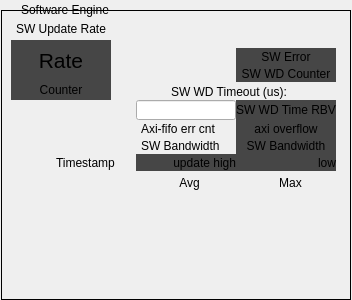
<?xml version="1.0" encoding="UTF-8"?>
<ui version="4.0">
 <class>Form</class>
 <widget class="QWidget" name="Form">
  <property name="geometry">
   <rect>
    <x>0</x>
    <y>0</y>
    <width>352</width>
    <height>300</height>
   </rect>
  </property>
  <property name="windowTitle">
   <string>Form</string>
  </property>
  <widget class="QFrame" name="frame">
   <property name="geometry">
    <rect>
     <x>1</x>
     <y>10</y>
     <width>350</width>
     <height>290</height>
    </rect>
   </property>
   <property name="frameShape">
    <enum>QFrame::Box</enum>
   </property>
   <property name="frameShadow">
    <enum>QFrame::Plain</enum>
   </property>
   <widget class="PyDMLabel" name="PyDMLabel">
    <property name="geometry">
     <rect>
      <x>10</x>
      <y>30</y>
      <width>100</width>
      <height>40</height>
     </rect>
    </property>
    <property name="font">
     <font>
      <pointsize>16</pointsize>
     </font>
    </property>
    <property name="toolTip">
     <string/>
    </property>
    <property name="styleSheet">
     <string notr="true">background-color: rgb(70, 70, 70);</string>
    </property>
    <property name="text">
     <string>Rate</string>
    </property>
    <property name="alignment">
     <set>Qt::AlignCenter</set>
    </property>
    <property name="showUnits" stdset="0">
     <bool>true</bool>
    </property>
    <property name="alarmSensitiveContent" stdset="0">
     <bool>true</bool>
    </property>
    <property name="channel" stdset="0">
     <string>ca://${P}:SW_UPDATE_RATE</string>
    </property>
   </widget>
   <widget class="QLabel" name="label_2">
    <property name="geometry">
     <rect>
      <x>5</x>
      <y>10</y>
      <width>110</width>
      <height>17</height>
     </rect>
    </property>
    <property name="text">
     <string>SW Update Rate</string>
    </property>
    <property name="alignment">
     <set>Qt::AlignCenter</set>
    </property>
   </widget>
   <widget class="PyDMLabel" name="PyDMLabel_2">
    <property name="geometry">
     <rect>
      <x>10</x>
      <y>70</y>
      <width>100</width>
      <height>20</height>
     </rect>
    </property>
    <property name="font">
     <font>
      <pointsize>9</pointsize>
     </font>
    </property>
    <property name="toolTip">
     <string/>
    </property>
    <property name="styleSheet">
     <string notr="true">background-color: rgb(70, 70, 70);</string>
    </property>
    <property name="text">
     <string>Counter</string>
    </property>
    <property name="alignment">
     <set>Qt::AlignCenter</set>
    </property>
    <property name="showUnits" stdset="0">
     <bool>false</bool>
    </property>
    <property name="alarmSensitiveContent" stdset="0">
     <bool>true</bool>
    </property>
    <property name="channel" stdset="0">
     <string>ca://${P}:SW_UPDATE_COUNTER</string>
    </property>
   </widget>
   <widget class="PyDMEmbeddedDisplay" name="PyDMEmbeddedDisplay">
    <property name="geometry">
     <rect>
      <x>10</x>
      <y>180</y>
      <width>330</width>
      <height>20</height>
     </rect>
    </property>
    <property name="toolTip">
     <string/>
    </property>
    <property name="frameShape">
     <enum>QFrame::NoFrame</enum>
    </property>
    <property name="macros" stdset="0">
     <string>{&quot;P&quot;:&quot;${P}&quot;,&quot;TEXT&quot;:&quot;Input Eval Duration&quot;,&quot;PARAM&quot;:&quot;EVAL&quot;,&quot;PARAM2&quot;:&quot;TIME&quot;}</string>
    </property>
    <property name="filename" stdset="0">
     <string>$PYDM/mps/cn_time_detail_embed.ui</string>
    </property>
   </widget>
   <widget class="PyDMEmbeddedDisplay" name="PyDMEmbeddedDisplay_2">
    <property name="geometry">
     <rect>
      <x>10</x>
      <y>200</y>
      <width>330</width>
      <height>20</height>
     </rect>
    </property>
    <property name="toolTip">
     <string/>
    </property>
    <property name="frameShape">
     <enum>QFrame::NoFrame</enum>
    </property>
    <property name="macros" stdset="0">
     <string>{&quot;P&quot;:&quot;${P}&quot;,&quot;TEXT&quot;:&quot;Input Update Duration&quot;,&quot;PARAM&quot;:&quot;UPDATE&quot;,&quot;PARAM2&quot;:&quot;TIME&quot;}</string>
    </property>
    <property name="filename" stdset="0">
     <string>$PYDM/mps/cn_time_detail_embed.ui</string>
    </property>
   </widget>
   <widget class="PyDMEmbeddedDisplay" name="PyDMEmbeddedDisplay_3">
    <property name="geometry">
     <rect>
      <x>10</x>
      <y>220</y>
      <width>330</width>
      <height>20</height>
     </rect>
    </property>
    <property name="toolTip">
     <string/>
    </property>
    <property name="frameShape">
     <enum>QFrame::NoFrame</enum>
    </property>
    <property name="macros" stdset="0">
     <string>{&quot;P&quot;:&quot;${P}&quot;,&quot;TEXT&quot;:&quot;360 Hz Cycle Duration&quot;,&quot;PARAM&quot;:&quot;EVALCYCLE&quot;,&quot;PARAM2&quot;:&quot;TIME&quot;}</string>
    </property>
    <property name="filename" stdset="0">
     <string>$PYDM/mps/cn_time_detail_embed.ui</string>
    </property>
   </widget>
   <widget class="PyDMEmbeddedDisplay" name="PyDMEmbeddedDisplay_4">
    <property name="geometry">
     <rect>
      <x>10</x>
      <y>240</y>
      <width>330</width>
      <height>20</height>
     </rect>
    </property>
    <property name="toolTip">
     <string/>
    </property>
    <property name="frameShape">
     <enum>QFrame::NoFrame</enum>
    </property>
    <property name="macros" stdset="0">
     <string>{&quot;P&quot;:&quot;${P}&quot;,&quot;TEXT&quot;:&quot;FW Update Period&quot;,&quot;PARAM&quot;:&quot;FWUPDATE&quot;,&quot;PARAM2&quot;:&quot;PERIOD&quot;}</string>
    </property>
    <property name="filename" stdset="0">
     <string>$PYDM/mps/cn_time_detail_embed.ui</string>
    </property>
   </widget>
   <widget class="PyDMEmbeddedDisplay" name="PyDMEmbeddedDisplay_5">
    <property name="geometry">
     <rect>
      <x>10</x>
      <y>260</y>
      <width>330</width>
      <height>20</height>
     </rect>
    </property>
    <property name="toolTip">
     <string/>
    </property>
    <property name="frameShape">
     <enum>QFrame::NoFrame</enum>
    </property>
    <property name="macros" stdset="0">
     <string>{&quot;P&quot;:&quot;${P}&quot;,&quot;TEXT&quot;:&quot;WD Update Period&quot;,&quot;PARAM&quot;:&quot;WDUPDATE&quot;,&quot;PARAM2&quot;:&quot;PERIOD&quot;}</string>
    </property>
    <property name="filename" stdset="0">
     <string>$PYDM/mps/cn_time_detail_embed.ui</string>
    </property>
   </widget>
   <widget class="PyDMByteIndicator" name="PyDMByteIndicator">
    <property name="geometry">
     <rect>
      <x>140</x>
      <y>5</y>
      <width>124</width>
      <height>15</height>
     </rect>
    </property>
    <property name="font">
     <font>
      <pointsize>8</pointsize>
     </font>
    </property>
    <property name="toolTip">
     <string/>
    </property>
    <property name="channel" stdset="0">
     <string>ca://${P}:SoftwareBusy</string>
    </property>
    <property name="onColor" stdset="0">
     <color>
      <red>255</red>
      <green>0</green>
      <blue>0</blue>
     </color>
    </property>
    <property name="circles" stdset="0">
     <bool>true</bool>
    </property>
    <property name="labels" stdset="0">
     <stringlist>
      <string>SW engine busy</string>
     </stringlist>
    </property>
   </widget>
   <widget class="PyDMByteIndicator" name="PyDMByteIndicator_2">
    <property name="geometry">
     <rect>
      <x>140</x>
      <y>39</y>
      <width>71</width>
      <height>15</height>
     </rect>
    </property>
    <property name="toolTip">
     <string/>
    </property>
    <property name="channel" stdset="0">
     <string>ca://${P}:SoftwareLossError</string>
    </property>
    <property name="onColor" stdset="0">
     <color>
      <red>255</red>
      <green>0</green>
      <blue>0</blue>
     </color>
    </property>
    <property name="circles" stdset="0">
     <bool>true</bool>
    </property>
    <property name="labels" stdset="0">
     <stringlist>
      <string>Soft err</string>
     </stringlist>
    </property>
   </widget>
   <widget class="PyDMLabel" name="PyDMLabel_3">
    <property name="geometry">
     <rect>
      <x>235</x>
      <y>38</y>
      <width>100</width>
      <height>17</height>
     </rect>
    </property>
    <property name="font">
     <font>
      <pointsize>9</pointsize>
     </font>
    </property>
    <property name="toolTip">
     <string/>
    </property>
    <property name="styleSheet">
     <string notr="true">background-color: rgb(70, 70, 70);</string>
    </property>
    <property name="frameShape">
     <enum>QFrame::NoFrame</enum>
    </property>
    <property name="text">
     <string>SW Error</string>
    </property>
    <property name="alignment">
     <set>Qt::AlignCenter</set>
    </property>
    <property name="showUnits" stdset="0">
     <bool>false</bool>
    </property>
    <property name="alarmSensitiveContent" stdset="0">
     <bool>true</bool>
    </property>
    <property name="channel" stdset="0">
     <string>ca://${P}:SoftwareLossCount</string>
    </property>
   </widget>
   <widget class="PyDMByteIndicator" name="PyDMByteIndicator_3">
    <property name="geometry">
     <rect>
      <x>140</x>
      <y>22</y>
      <width>132</width>
      <height>15</height>
     </rect>
    </property>
    <property name="font">
     <font>
      <pointsize>8</pointsize>
     </font>
    </property>
    <property name="toolTip">
     <string/>
    </property>
    <property name="channel" stdset="0">
     <string>ca://${P}:SoftwarePause</string>
    </property>
    <property name="onColor" stdset="0">
     <color>
      <red>255</red>
      <green>0</green>
      <blue>0</blue>
     </color>
    </property>
    <property name="circles" stdset="0">
     <bool>true</bool>
    </property>
    <property name="labels" stdset="0">
     <stringlist>
      <string>SW engine pause</string>
     </stringlist>
    </property>
   </widget>
   <widget class="PyDMLabel" name="PyDMLabel_4">
    <property name="geometry">
     <rect>
      <x>235</x>
      <y>110</y>
      <width>100</width>
      <height>17</height>
     </rect>
    </property>
    <property name="font">
     <font>
      <pointsize>9</pointsize>
     </font>
    </property>
    <property name="toolTip">
     <string/>
    </property>
    <property name="styleSheet">
     <string notr="true">background-color: rgb(70, 70, 70);</string>
    </property>
    <property name="frameShape">
     <enum>QFrame::NoFrame</enum>
    </property>
    <property name="text">
     <string>axi overflow</string>
    </property>
    <property name="alignment">
     <set>Qt::AlignCenter</set>
    </property>
    <property name="showUnits" stdset="0">
     <bool>false</bool>
    </property>
    <property name="alarmSensitiveContent" stdset="0">
     <bool>true</bool>
    </property>
    <property name="channel" stdset="0">
     <string>ca://${P}:SoftwareOvflCnt</string>
    </property>
   </widget>
   <widget class="QLabel" name="label_3">
    <property name="geometry">
     <rect>
      <x>140</x>
      <y>110</y>
      <width>95</width>
      <height>17</height>
     </rect>
    </property>
    <property name="text">
     <string>Axi-fifo err cnt</string>
    </property>
   </widget>
   <widget class="PyDMLabel" name="PyDMLabel_5">
    <property name="geometry">
     <rect>
      <x>235</x>
      <y>144</y>
      <width>100</width>
      <height>17</height>
     </rect>
    </property>
    <property name="font">
     <font>
      <pointsize>9</pointsize>
     </font>
    </property>
    <property name="toolTip">
     <string/>
    </property>
    <property name="styleSheet">
     <string notr="true">background-color: rgb(70, 70, 70);</string>
    </property>
    <property name="frameShape">
     <enum>QFrame::NoFrame</enum>
    </property>
    <property name="text">
     <string>low</string>
    </property>
    <property name="alignment">
     <set>Qt::AlignRight|Qt::AlignTrailing|Qt::AlignVCenter</set>
    </property>
    <property name="margin">
     <number>5</number>
    </property>
    <property name="showUnits" stdset="0">
     <bool>false</bool>
    </property>
    <property name="alarmSensitiveContent" stdset="0">
     <bool>true</bool>
    </property>
    <property name="channel" stdset="0">
     <string>ca://${P}:UPDATE_TIME_LOW</string>
    </property>
    <property name="displayFormat" stdset="0">
     <enum>PyDMLabel::Hex</enum>
    </property>
   </widget>
   <widget class="PyDMLabel" name="PyDMLabel_6">
    <property name="geometry">
     <rect>
      <x>135</x>
      <y>144</y>
      <width>100</width>
      <height>17</height>
     </rect>
    </property>
    <property name="font">
     <font>
      <pointsize>9</pointsize>
     </font>
    </property>
    <property name="toolTip">
     <string/>
    </property>
    <property name="styleSheet">
     <string notr="true">background-color: rgb(70, 70, 70);</string>
    </property>
    <property name="frameShape">
     <enum>QFrame::NoFrame</enum>
    </property>
    <property name="text">
     <string>update high</string>
    </property>
    <property name="alignment">
     <set>Qt::AlignRight|Qt::AlignTrailing|Qt::AlignVCenter</set>
    </property>
    <property name="margin">
     <number>1</number>
    </property>
    <property name="showUnits" stdset="0">
     <bool>false</bool>
    </property>
    <property name="alarmSensitiveContent" stdset="0">
     <bool>true</bool>
    </property>
    <property name="channel" stdset="0">
     <string>ca://${P}:UPDATE_TIME_HIGH</string>
    </property>
    <property name="displayFormat" stdset="0">
     <enum>PyDMLabel::Hex</enum>
    </property>
   </widget>
   <widget class="QLabel" name="label_4">
    <property name="geometry">
     <rect>
      <x>55</x>
      <y>144</y>
      <width>75</width>
      <height>17</height>
     </rect>
    </property>
    <property name="text">
     <string>Timestamp</string>
    </property>
   </widget>
   <widget class="QLabel" name="label_5">
    <property name="geometry">
     <rect>
      <x>157</x>
      <y>165</y>
      <width>63</width>
      <height>15</height>
     </rect>
    </property>
    <property name="text">
     <string>Avg</string>
    </property>
    <property name="alignment">
     <set>Qt::AlignCenter</set>
    </property>
   </widget>
   <widget class="QLabel" name="label_6">
    <property name="geometry">
     <rect>
      <x>258</x>
      <y>165</y>
      <width>63</width>
      <height>15</height>
     </rect>
    </property>
    <property name="text">
     <string>Max</string>
    </property>
    <property name="alignment">
     <set>Qt::AlignCenter</set>
    </property>
   </widget>
   <widget class="PyDMByteIndicator" name="PyDMByteIndicator_4">
    <property name="geometry">
     <rect>
      <x>140</x>
      <y>56</y>
      <width>92</width>
      <height>15</height>
     </rect>
    </property>
    <property name="toolTip">
     <string/>
    </property>
    <property name="channel" stdset="0">
     <string>ca://${P}:SoftwareWdError</string>
    </property>
    <property name="onColor" stdset="0">
     <color>
      <red>255</red>
      <green>0</green>
      <blue>0</blue>
     </color>
    </property>
    <property name="circles" stdset="0">
     <bool>true</bool>
    </property>
    <property name="labels" stdset="0">
     <stringlist>
      <string>SW WD Err</string>
     </stringlist>
    </property>
   </widget>
   <widget class="PyDMLabel" name="PyDMLabel_7">
    <property name="geometry">
     <rect>
      <x>235</x>
      <y>55</y>
      <width>100</width>
      <height>17</height>
     </rect>
    </property>
    <property name="font">
     <font>
      <pointsize>9</pointsize>
     </font>
    </property>
    <property name="toolTip">
     <string/>
    </property>
    <property name="styleSheet">
     <string notr="true">background-color: rgb(70, 70, 70);</string>
    </property>
    <property name="frameShape">
     <enum>QFrame::NoFrame</enum>
    </property>
    <property name="text">
     <string>SW WD Counter</string>
    </property>
    <property name="alignment">
     <set>Qt::AlignCenter</set>
    </property>
    <property name="showUnits" stdset="0">
     <bool>false</bool>
    </property>
    <property name="alarmSensitiveContent" stdset="0">
     <bool>true</bool>
    </property>
    <property name="channel" stdset="0">
     <string>ca://${P}:SoftwareWdErrorCounter</string>
    </property>
   </widget>
   <widget class="QLabel" name="label_7">
    <property name="geometry">
     <rect>
      <x>170</x>
      <y>73</y>
      <width>140</width>
      <height>17</height>
     </rect>
    </property>
    <property name="text">
     <string>SW WD Timeout (us):</string>
    </property>
   </widget>
   <widget class="PyDMLabel" name="PyDMLabel_8">
    <property name="geometry">
     <rect>
      <x>235</x>
      <y>90</y>
      <width>100</width>
      <height>20</height>
     </rect>
    </property>
    <property name="font">
     <font>
      <pointsize>9</pointsize>
     </font>
    </property>
    <property name="toolTip">
     <string/>
    </property>
    <property name="styleSheet">
     <string notr="true">background-color: rgb(70, 70, 70);</string>
    </property>
    <property name="frameShape">
     <enum>QFrame::NoFrame</enum>
    </property>
    <property name="text">
     <string>SW WD Time RBV</string>
    </property>
    <property name="alignment">
     <set>Qt::AlignCenter</set>
    </property>
    <property name="showUnits" stdset="0">
     <bool>true</bool>
    </property>
    <property name="alarmSensitiveContent" stdset="0">
     <bool>true</bool>
    </property>
    <property name="channel" stdset="0">
     <string>ca://${P}:SoftwareWdTimeRBV</string>
    </property>
   </widget>
   <widget class="PyDMLineEdit" name="PyDMLineEdit">
    <property name="geometry">
     <rect>
      <x>135</x>
      <y>90</y>
      <width>100</width>
      <height>20</height>
     </rect>
    </property>
    <property name="font">
     <font>
      <pointsize>8</pointsize>
     </font>
    </property>
    <property name="toolTip">
     <string/>
    </property>
    <property name="alignment">
     <set>Qt::AlignCenter</set>
    </property>
    <property name="showUnits" stdset="0">
     <bool>true</bool>
    </property>
    <property name="channel" stdset="0">
     <string>ca://${P}:SoftwareWdTime</string>
    </property>
   </widget>
   <widget class="QLabel" name="label_8">
    <property name="geometry">
     <rect>
      <x>140</x>
      <y>127</y>
      <width>95</width>
      <height>17</height>
     </rect>
    </property>
    <property name="text">
     <string>SW Bandwidth</string>
    </property>
   </widget>
   <widget class="PyDMLabel" name="PyDMLabel_9">
    <property name="geometry">
     <rect>
      <x>235</x>
      <y>127</y>
      <width>100</width>
      <height>17</height>
     </rect>
    </property>
    <property name="font">
     <font>
      <pointsize>9</pointsize>
     </font>
    </property>
    <property name="toolTip">
     <string/>
    </property>
    <property name="styleSheet">
     <string notr="true">background-color: rgb(70, 70, 70);</string>
    </property>
    <property name="frameShape">
     <enum>QFrame::NoFrame</enum>
    </property>
    <property name="text">
     <string>SW Bandwidth</string>
    </property>
    <property name="alignment">
     <set>Qt::AlignCenter</set>
    </property>
    <property name="showUnits" stdset="0">
     <bool>false</bool>
    </property>
    <property name="alarmSensitiveContent" stdset="0">
     <bool>true</bool>
    </property>
    <property name="channel" stdset="0">
     <string>ca://${P}:SoftwareBwidthCount</string>
    </property>
   </widget>
  </widget>
  <widget class="QLabel" name="label">
   <property name="geometry">
    <rect>
     <x>10</x>
     <y>0</y>
     <width>110</width>
     <height>20</height>
    </rect>
   </property>
   <property name="text">
    <string>Software Engine</string>
   </property>
   <property name="alignment">
    <set>Qt::AlignCenter</set>
   </property>
  </widget>
 </widget>
 <customwidgets>
  <customwidget>
   <class>PyDMLabel</class>
   <extends>QLabel</extends>
   <header>pydm.widgets.label</header>
  </customwidget>
  <customwidget>
   <class>PyDMEmbeddedDisplay</class>
   <extends>QFrame</extends>
   <header>pydm.widgets.embedded_display</header>
  </customwidget>
  <customwidget>
   <class>PyDMLineEdit</class>
   <extends>QLineEdit</extends>
   <header>pydm.widgets.line_edit</header>
  </customwidget>
  <customwidget>
   <class>PyDMByteIndicator</class>
   <extends>QWidget</extends>
   <header>pydm.widgets.byte</header>
  </customwidget>
 </customwidgets>
 <resources/>
 <connections/>
</ui>
